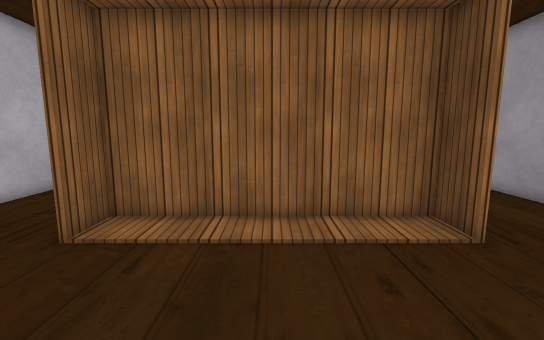
View 1 (above)

12 first-person views from a walk through a Unity game level. The camera is 1.3 m above the floor, tilts 8° down and sees 90° across. The floor is counted in squares, 0.5 m on a side. Each view is taken from the middle of a square. On the plan, view 1 faces up. The plan holds only what a view shows up to about 19 squares ahead; the rest is blank. The player is left out. Some surface patterns are stand-ins.

View 2
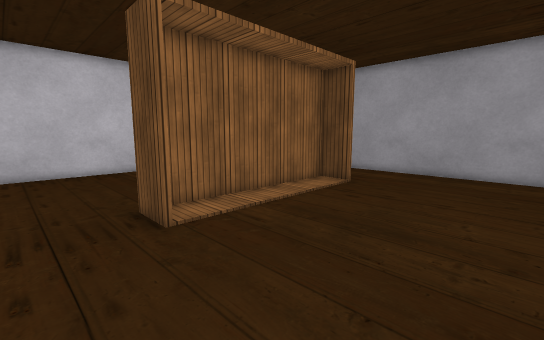

View 3
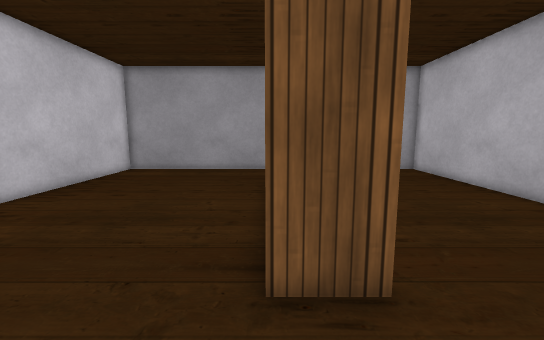

View 4
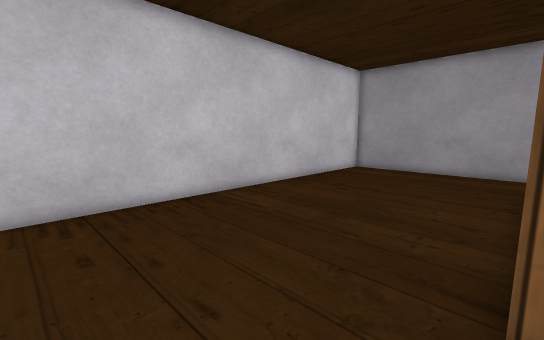

View 5
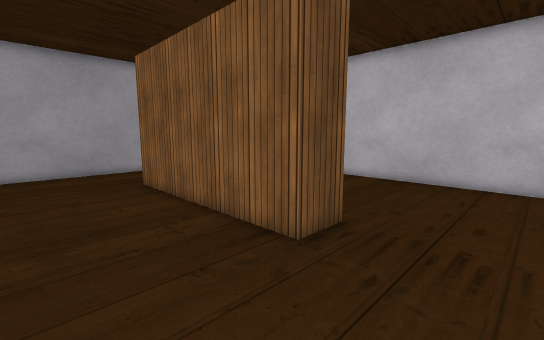

View 6
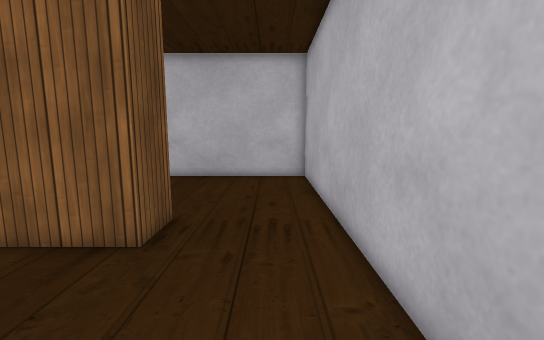

View 7
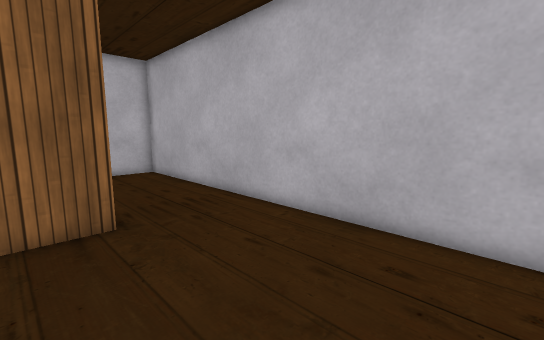

View 8
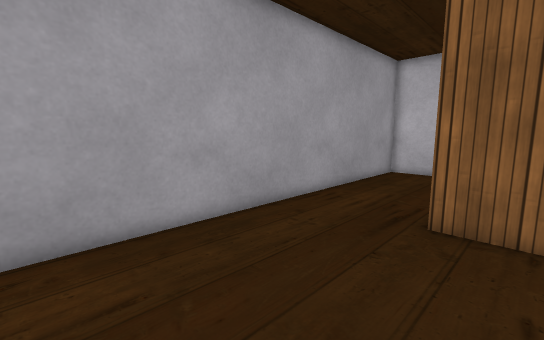

View 9
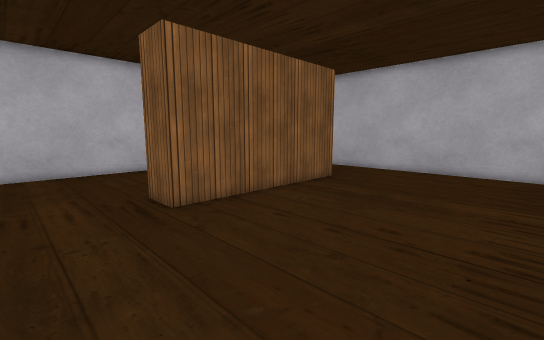

View 10
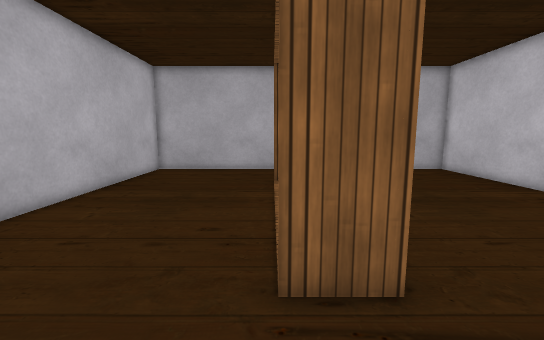

View 11
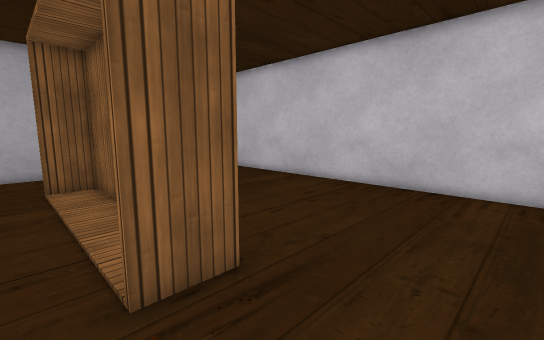

View 12
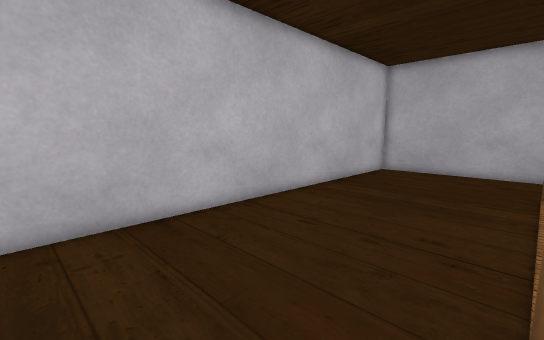

### Floor plan
Key: @ floor where view 1 was taken; # wall or solid block; . floor; O other object.
Columns run from 10 left of view 1 to 10 right of it. Each row starts with its distance up from view 1.
 18 #####################
 17 #...................#
 16 #...................#
 15 #...................#
 14 #...................#
 13 #...................#
 12 #...................#
 11 #...................#
 10 #...................#
  9 #...................#
  8 #....OOOOOOOOOOO....#
  7 #....O         O....#
  6 #....O.........O....#
  5 #...................#
  4 #...................#
  3 #...................#
  2 #...................#
  1 #...................#
  0 #.........@.........#
 -1 #...................#
 -2 #####################

Where each view was taken, in squares from view 1:
view 1: 0 up, 0 right, facing up
view 2: 1 down, 8 left, facing up-right
view 3: 8 up, 9 left, facing right
view 4: 8 up, 9 left, facing up-right
view 5: 13 up, 9 left, facing down-right
view 6: 14 up, 8 left, facing down
view 7: 16 up, 3 left, facing down-left
view 8: 16 up, 3 right, facing down-right
view 9: 17 up, 9 right, facing down-left
view 10: 6 up, 9 right, facing left
view 11: 5 up, 9 right, facing up-left
view 12: 6 up, 9 right, facing down-left
